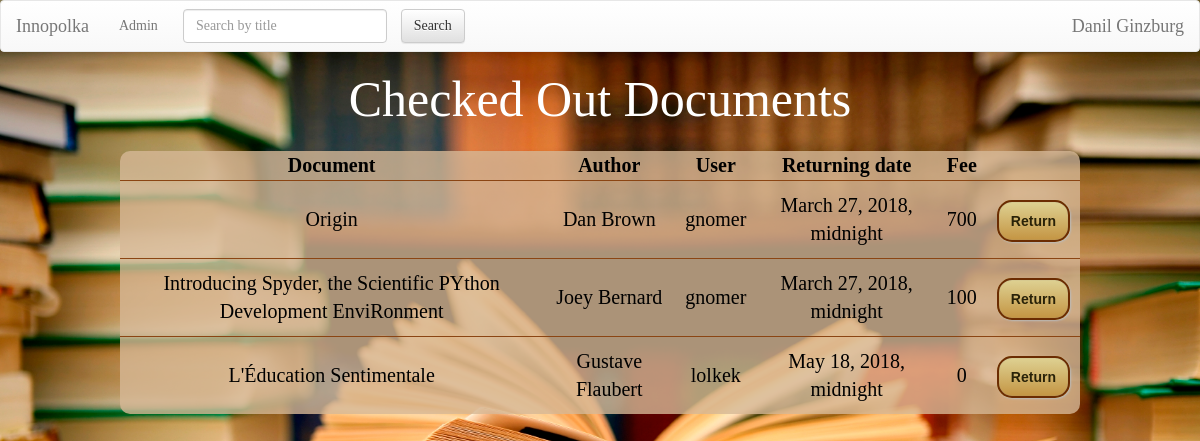
Before: /checked_out_docs/ (signed in) with the older database file.
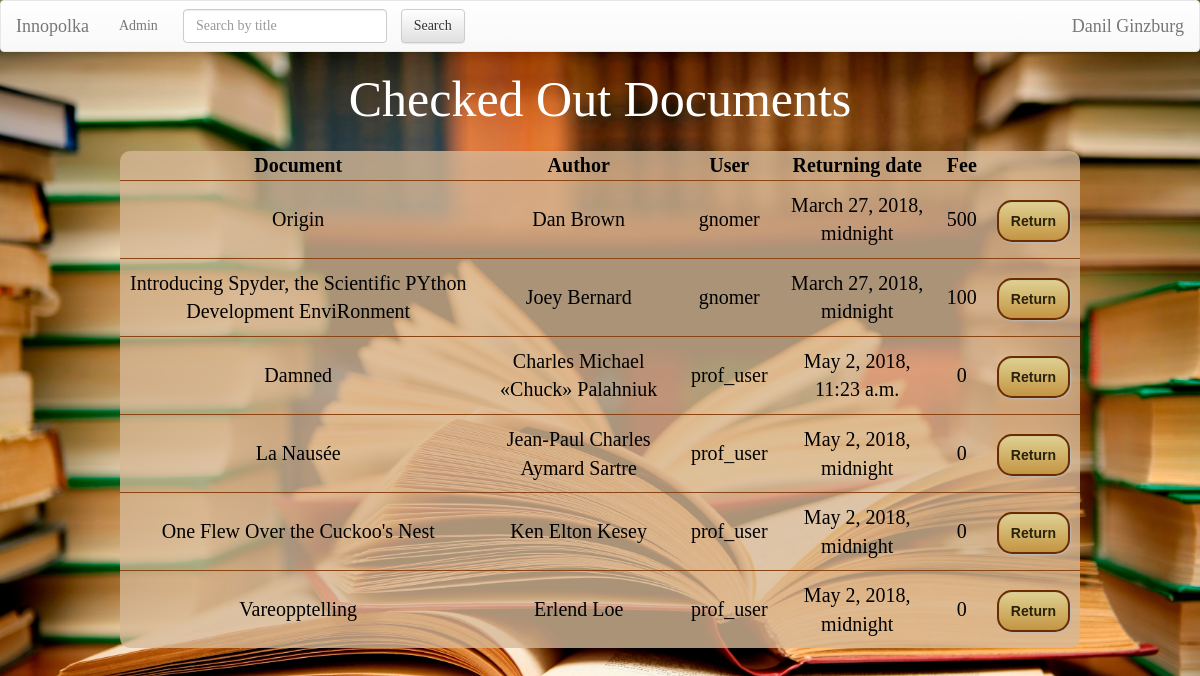
After: the same page with the newer database file.
### Documents/models.py (models this page shows, shortened)
class DocumentCopy(models.Model):
    doc = models.ForeignKey(Document, blank=True, default=None, on_delete=models.CASCADE) # link document which is checked out
    checked_up_by_whom = models.ForeignKey(User, blank=True, default=None, on_delete=models.CASCADE) # link to holder
    date = models.DateTimeField(default=str(datetime.datetime.today().strftime("%Y-%m-%d %H:%M")))
    returning_date = models.DateTimeField(default=str(datetime.datetime.today().strftime("%Y-%m-%d %H:%M")))
    time_left = models.CharField(null=True, max_length=250)
    fine_price = models.IntegerField(null=True)
    renewed = models.BooleanField(default=False)
    class Meta:
        verbose_name_plural = 'Document copies'
    def fine(self):
        if datetime.datetime.today() > self.returning_date:
            fine = int((datetime.datetime.today() - self.returning_date).days) * 100
            if fine > self.doc.price:
                return self.doc.price
            else:
                return fine
        else:
            return 0

class Document(models.Model):
    title = models.CharField(max_length=250)
    price = models.IntegerField()
    keywords = models.CharField(max_length=250) # the list of keywords stored in string
    authors = models.CharField(max_length=250) # the list of authors in string format splitted by space
    cover = models.CharField(max_length=1000, default="https://lh3.googleusercontent.com/zqfUbCXdb1oGmsNEzNxTjQU5ZlS3x46nQoB83sFbRSlMnpDTZgdVCe_LvCx-rl7sOA=w300")
    copies = models.PositiveIntegerField(default=1)
    type = models.CharField(max_length=100, default='Document')
    is_bestseller = models.BooleanField(default=False)
    is_reference = models.BooleanField(default=False)
    level = models.PositiveIntegerField(default=1)
    room = models.PositiveIntegerField(default=1)

### Documents/views.py (the view)
# urls.py: url(r'^checked_out_docs/$', views.CheckedOutDocsView.as_view(), name='checked_out_docs'),
class CheckedOutDocsView(ListView):
    model = DocumentCopy
    template_name = 'Documents/checked_out_docs.html'
    context_object_name = 'document_copies'
    def get(self, request, *args, **kwargs):
        if request.user.is_staff:
            return super().get(request, *args, **kwargs)
        return redirect('/')

### Documents/templates/Documents/checked_out_docs.html (shortened to what this page needs)
{% extends 'Documents/base.html' %}
{% load staticfiles %}
{% block body %}
    <h1> Checked Out Documents</h1>
    <table>
        <tr>
            <th class="cen">Document</th>
            <th class="cen">Author</th>
            <th class="cen">User</th>
            <th class="cen">Returning date</th>
            <th class="cen">Fee</th>
        </tr>
        <tr>
            {% for copy in document_copies %}
                <td><a href="/{{ copy.doc.id }}/">{{ copy.doc.title }}</a></td>
                <td>{{ copy.doc.authors }}</td>
                <td><a href="/user/?id={{ copy.checked_up_by_whom.id }}">{{ copy.checked_up_by_whom }}</a></td>
                <td>{{ copy.returning_date }}</td>
                <td>{{ copy.fine }}</td>
                <td><a class="button" href="/requests/return/?copy_id={{ copy.id }}" onclick="
                        return confirm('Return {{ copy.doc.title }} from {{ copy.checked_up_by_whom.username }} back?');
                        ">Return</a></td>
                </tr>
            {% endfor %}
    </table>
{% endblock %}

### Documents/templates/Documents/base.html (shortened to what this page needs)
<!DOCTYPE html>
<html lang="en">
<head>
    {% load staticfiles %}
    <link rel="stylesheet" href="//maxcdn.bootstrapcdn.com/bootstrap/3.2.0/css/bootstrap.min.css">
    <link rel="stylesheet" href="//maxcdn.bootstrapcdn.com/bootstrap/3.2.0/css/bootstrap-theme.min.css">
</head>
<body>
<nav class="navbar navbar-default">
    <div class="container-fluid">
        <div class="navbar-header">
            <a class="navbar-brand" href="/">Innopolka</a>
            <ul class="nav navbar-nav navbar-right">
                {% if user.is_staff %}
                <li class="nav-item dropdown">
                    <a class="nav-link dropdown-toggle" href="/user/" id="dropdown01" data-toggle="dropdown"
                       aria-haspopup="true" aria-expanded="false">{% if user.is_superuser %}Admin{% else %}Librarian{% endif %}</a>
            </ul>
            {% endif %}
        </div>
        <div class="collapse navbar-collapse" id="bs-example-navbar-collapse-1">
            <form class="navbar-form navbar-left" action="/">
                <div class="form-group">
                    <input type="text" class="form-control" name="q" placeholder="Search by title" >
                </div>
                <input type="submit" class="btn btn-default not_wide" value="Search">
            </form>
            <ul class="nav navbar-nav navbar-right">
                {% if user.is_anonymous %}
                    <li><a href="/user/login">Log In</a></li>
                {% elif user.is_authenticated %}
                <ul class="nav navbar-nav navbar-right">
                <li class="nav-item dropdown">
                    <a class="navbar-brand" href="/user/?id={{user.id}}" id="dropdown02" data-toggle="dropdown"
                       aria-haspopup="true" aria-expanded="false">{{ user.first_name }} {{user.last_name}}</a>
            </ul>
                {% endif %}
            </ul>
        </div>
    </div>
</nav>
{% block body %}{% endblock %}
</body>
</html>

### Documents/templates/Documents/base.html (style rules this page uses)
body { font-family: Futura; color: white; background: url("/Documents/static/images/background.jpg") no-repeat fixed center center; background-size: cover; }
table { border: 3px solid saddlebrown; border-radius: 5px; width: 80%; background-color: rgba(214, 184, 150, 0.8); color: black; empty-cells: hide; text-align: center; margin: 10px; }
tr { border: 1px solid saddlebrown; text-align: center; }
td { border: 1px solid saddlebrown; padding: 10px; font-size: 20px; color: black; }
form { padding: 5px; color: black; font-size: 15px; margin: 5px; }
input { background-color: floralwhite; border: 2px solid saddlebrown; border-radius: 5px; margin: 0 0 0 10px; left: 50%; }
.button { text-decoration: none; text-align: center; padding: 11px 12px; border: solid 2px #6b2c02; -webkit-border-radius: 15px; -moz-border-radius: 15px; border-radius: 15px; font: 14px "Lucida Sans Unicode", "Lucida Grande", sans-serif; font-weight: bold; color: #292208; background-color: #ded192; background-image: -moz-linear-gradient(top, #ded192 0%, #c49543 100%); background-image: -webkit-linear-gradient(top, #ded192 0%, #c49543 100%); background-image: -o-linear-gradient(top, #ded192 0%, #c49543 100%); background-image: -ms-linear-gradient(top, #ded192 0%, #c49543 100%); filter: progid:DXImageTransform.Microsoft.gradient(startColorstr='#c49543', endColorstr='#c49543', GradientType=0); background-image: linear-gradient(top, #ded192 0%, #c49543 100%); -webkit-box-shadow: 1px 1px 2px #bababa, inset 0px 0px 1px #969393; -moz-box-shadow: 1px 1px 2px #bababa, inset 0px 0px 1px #969393; box-shadow: 1px 1px 2px #bababa, inset 0px 0px 1px #969393; }

### Documents/templates/Documents/checked_out_docs.html (style rules this page uses)
h1 { font-size: 50px; text-align: center; margin-bottom: 2%; }
.cen { text-align: center; font-size: 20px; }
table { border: none; border-radius: 10px; margin-left: 10%; }
tr { border: none; text-align: left; padding: 1%; }
td { border: none; text-align: center; border-top: 1px solid saddlebrown; }
a { color: black; }

Changed rows visible on the page:
removed DocumentCopy: doc "L'Éducation Sentimentale", doc.authors "Gustave Flaubert", checked_up_by_whom "lolkek", returning_date "May 18, 2018, midnight", fine "0"
changed DocumentCopy "Origin": fine "700" → "500"
added DocumentCopy: doc "Damned", doc.authors "Charles Michael «Chuck» Palahniuk", checked_up_by_whom "prof_user", returning_date "May 2, 2018, 11:23 a.m.", fine "0"
added DocumentCopy: doc "La Nausée", doc.authors "Jean-Paul Charles Aymard Sartre", checked_up_by_whom "prof_user", returning_date "May 2, 2018, midnight", fine "0"
added DocumentCopy: doc "One Flew Over the Cuckoo's Nest", doc.authors "Ken Elton Kesey", checked_up_by_whom "prof_user", returning_date "May 2, 2018, midnight", fine "0"
added DocumentCopy: doc "Vareopptelling", doc.authors "Erlend Loe", checked_up_by_whom "prof_user", returning_date "May 2, 2018, midnight", fine "0"
